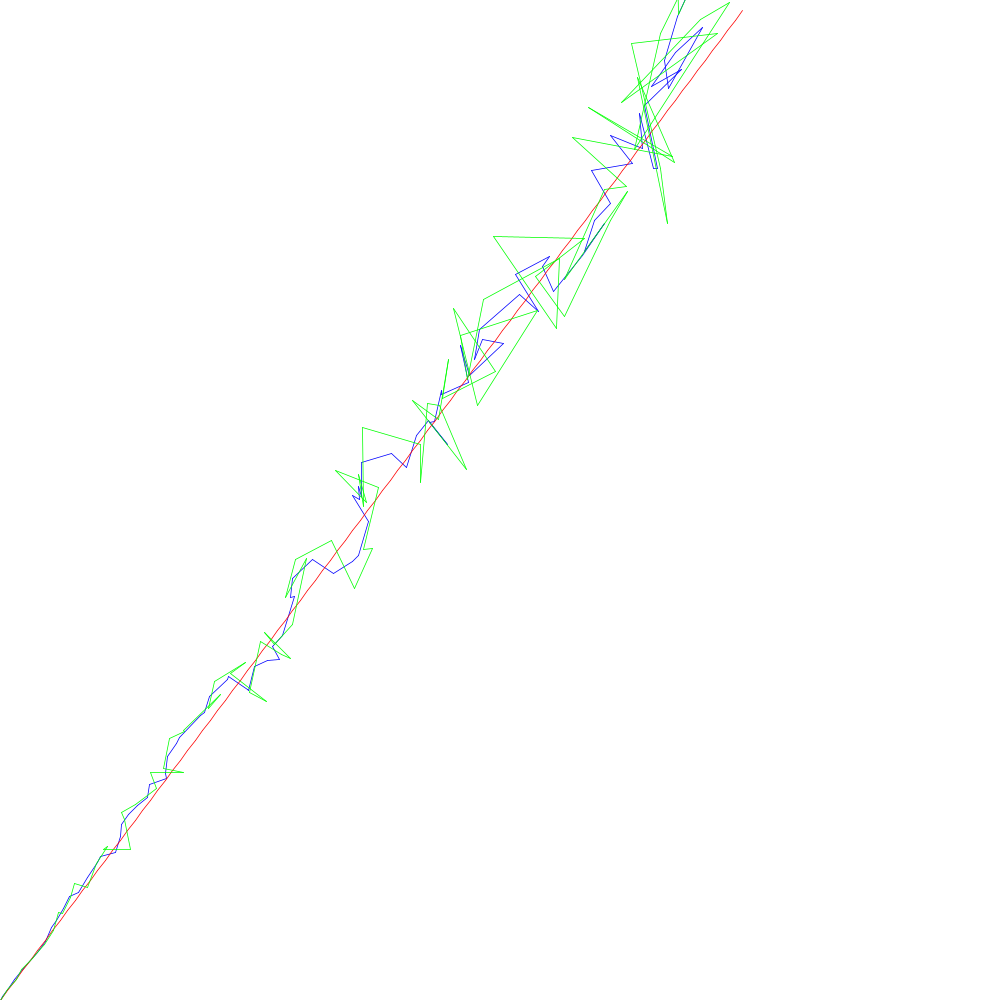
Frame 1 (no input)
Frame 60 (the mouse pressed at the canvas centre just before this capture): identical to frame 1, image omitted
Frame 120 (the mouse held since frame 60 and released just before this capture): identical to frame 1, image omitted

The Processing sketch that drew this single still picture (run headless with seeded random() and noise(); from frame 60 on, the mouse is pressed at the canvas centre):

// Processing sketch: KF
// ── KF.pde
int N=100;

float[] vx=new float[N];
float[] vy=new float[N];

float[] x=new float[N]; 
float[] y=new float[N];

float[] x1=new float[N];
float[] y1=new float[N];

float[] x2=new float[N];
float[] y2=new float[N];

float[] p1=new float[N];
float[] py1=new float[N];

float[] p2=new float[N];
float[] py2=new float[N];

float[] k=new float[N];
float[] ky=new float[N];

float[] z=new float[N];
float[] zy=new float[N];

float q=1.0;
float r=2.0;

void setup() {
  size(1000, 1000); 
  
  for(int i=0; i<vx.length; i++){
    vx[i]=3;
  }
  
  for(int i=0; i<vy.length; i++){
    vy[i]=4;
  }
  
    
  for (int t=0; t<x.length; t++) {
    x[t]=vx[t]*t;
  }
  
  for(int t=0; t<y.length; t++){
    y[t]=vy[t]*t;
  }
  
  for(int t=0; t<x.length; t++){
    z[t]=x[t]+random(-0.3,0.3)*t;
  }
  
  for(int t=0; t<y.length; t++){
    zy[t]=y[t]+random(-0.4,0.4)*t;
  }
  
  
  for(int i=1; i<N; i++){
      x1[i]=1*x2[i-1];
      p1[i]=1*p2[i-1]*1+q;
      k[i]=p1[i]*1/(r+1*p1[i]*1);
      x2[i]=1*x1[i]+k[i]*(z[i]-1*x1[i]);
      p2[i]=(1-k[i]*1)*p1[i];
  }
  
   for(int i=1; i<N; i++){
    y1[i]=1*y2[i-1];
    py1[i]=1*py2[i-1]*1+q;
    ky[i]=py1[i]*1/(r+1*py1[i]*1);
    y2[i]=1*y1[i]+ky[i]*(zy[i]-1*y1[i]);
    py2[i]=(1-ky[i]*1)*py1[i];
  }
}



void draw(){
  background(255);
  
  translate(0,height);
  
  scale(2.5,-2.5);
   
  stroke(0,0,255);//blue line represents the output of KF;
  strokeWeight(0.3);
   for(int i=0; i<y.length-1; i++){
   line(x2[i],y2[i],x2[i+1],y2[i+1]);
  }
     
  stroke(255,0,0);// red line represents the real value of the position of robot;
  strokeWeight(0.3);
   for(int i=0; i<y.length-1; i++){
   line(x[i],y[i],x[i+1],y[i+1]);
  } 
  
  stroke(0,255,0);//green line represents the not so accurate observation value of the robot's position.
  strokeWeight(0.3);
  for(int i=0; i<y.length-1; i++){
    line(z[i],zy[i],z[i+1],zy[i+1]);
  }
}
